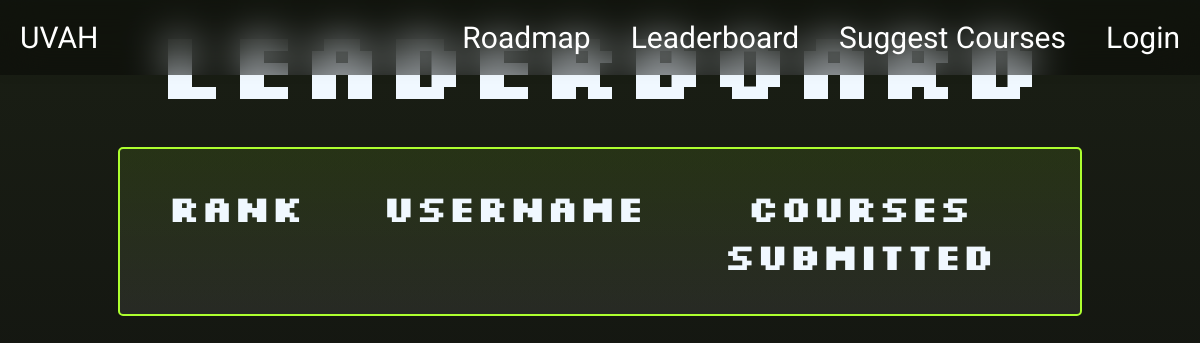
Page /leaderboard/ on the earlier database version.
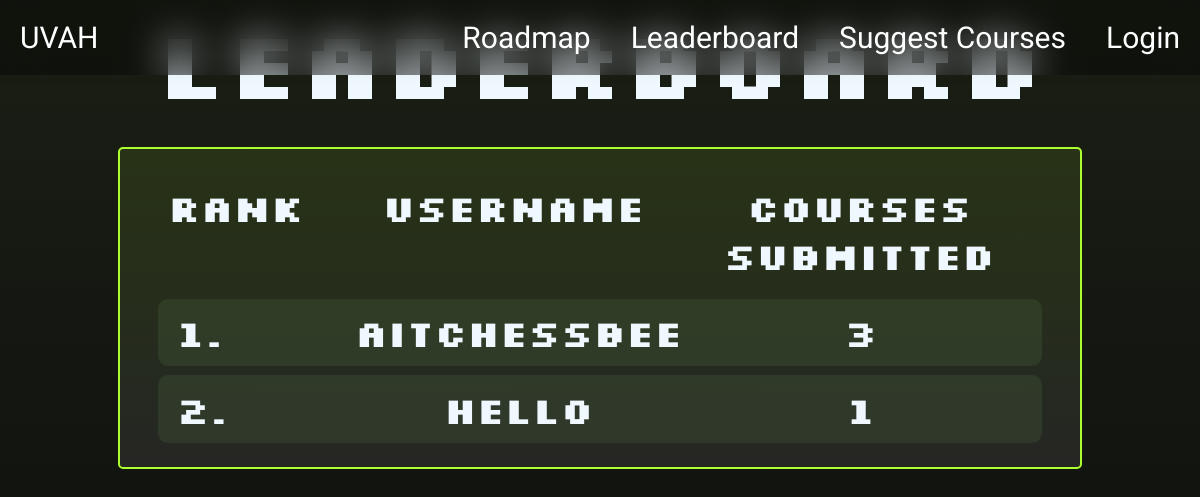
Same page on the later database version.
### base/models.py (models this page shows)
class CustomUser(AbstractUser):
    email = models.EmailField(_('email address'), unique=True)
    courses_submitted = models.IntegerField("courses_submitted", null=True, default=0)
    favorite_courses = models.ManyToManyField('Course', related_name="users")
    USERNAME_FIELD = "email"
    REQUIRED_FIELDS = ["username"]

### base/views.py (the view)
# urls.py: path('leaderboard/', views.leaderboard, name="leaderboard"),
def leaderboard(request):
    users = CustomUser.objects.filter(courses_submitted__gte=1).order_by('-courses_submitted', "username")
    context = {
        "users": users,
    }
    return render(request, "base/ranking.html", context)

### base/templates/base/ranking.html (shortened to what this page needs)
<!DOCTYPE html>
{% load static %}
<html lang="en">
    <head>
        <link rel="stylesheet" href="{% static 'styles/navbar.css' %}" />
        <link rel="stylesheet" href="{% static 'styles/ranking.css' %}" />
    </head>
    <body>
        {% include 'base/navbar.html' %}
        <div class="page-wrapper">
            <h1 class="page-heading">Leaderboard</h1>
            <div class="ranking-box">
                <div class="heading-box">
                    <div class="rank"><h3>Rank</h3></div>
                    <div class="username"><h3>username</h3></div>
                    <div class="subCount"><h3>Courses submitted</h3></div>
                </div>
                {% for user in users %}
                    <div class="user-box">
                        <div class="rank-user"><h3>{{ forloop.counter }}.</h3></div>
                        <div class="username"><h3>{{ user.username }}</h3></div>
                        <div class="subCount"><h3>{{ user.courses_submitted }}</h3></div>
                    </div>
                {% endfor %}
            </div>
        </div>
    </body>
</html>

Differences in the rows shown:
now on this page (row edited): CustomUser: username "Aitchessbee", courses_submitted "3"
now on this page (row edited): CustomUser: username "hello", courses_submitted "1"
